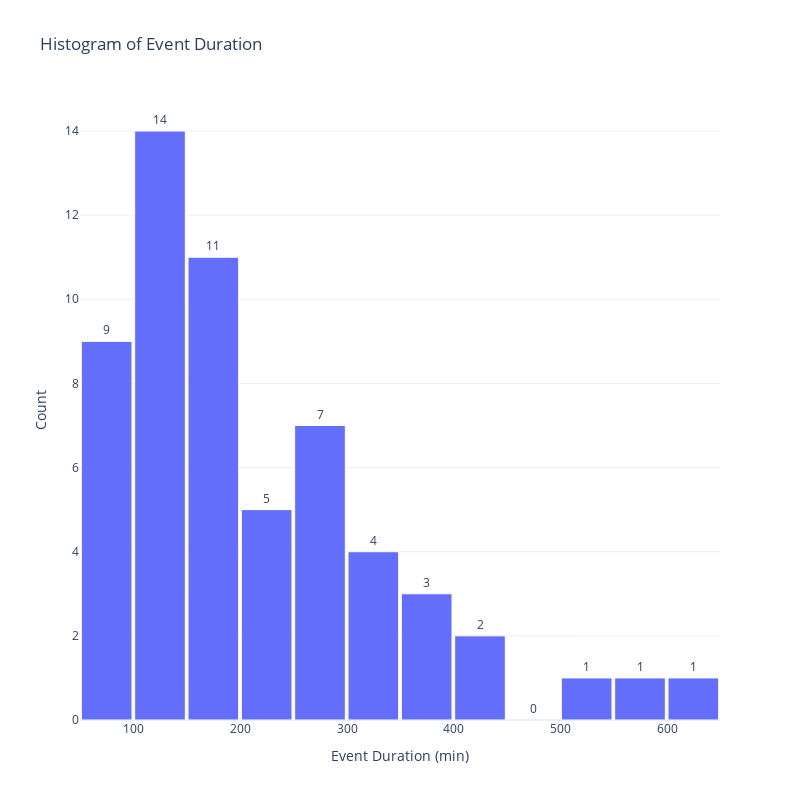

The code cell stored with this chart in its notebook:
### Code cell
# --- Histogram of Event Duration with square layout and value labels ---
fig_event = px.histogram(
    merged_df,
    x='duracion_evento',
    nbins=20,
    labels={'duracion_evento': 'Event Duration (s)'},
    template='plotly_white',
    title='Histogram of Event Duration'
)
fig_event.update_traces(
    marker_line_width=1,
    marker_line_color='white',
    texttemplate='%{y}',
    textposition='outside'
)
fig_event.update_layout(
    bargap=0.05,
    xaxis_title='Event Duration (min)',
    yaxis_title='Count',
    width=800,
    height=800,
    uniformtext_minsize=8,
    uniformtext_mode='hide'
)
fig_event.show()

### Figure 1 — Plotly figure (JSON) as saved in the notebook; plotly's stock layout.template omitted (floating-point values rounded to 4 significant figures)
{"data": [{"alignmentgroup": "True", "bingroup": "x", "hovertemplate": "Event Duration (s)=%{x}<br>count=%{y}<extra></extra>", "legendgroup": "", "marker": {"color": "#636efa", "line": {"color": "white", "width": 1}, "pattern": {"shape": ""}}, "name": "", "nbinsx": 20, "offsetgroup": "", "orientation": "v", "showlegend": false, "textposition": "outside", "texttemplate": "%{y}", "type": "histogram", "x": [300, 580, 100, 90, 190, 360, 130, 170, 110, 90, 120, 60, 70, 280, 190, 610, 120, 110, 80, 230, 190, 110, 190, 240, 350, 170, 110, 430, 150, 110, 250, 50, 110, 250, 160, 210, 150, 200, 430, 190, 130, 70, 130, 260, 280, 50, 50, 160, 310, 510, 300, 280, 340, 220, 100, 380, 250, 110], "xaxis": "x", "yaxis": "y"}], "layout": {"bargap": 0.05, "barmode": "relative", "height": 800, "legend": {"tracegroupgap": 0}, "title": {"text": "Histogram of Event Duration"}, "uniformtext": {"minsize": 8, "mode": "hide"}, "width": 800, "xaxis": {"anchor": "y", "domain": [0, 1], "title": {"text": "Event Duration (min)"}}, "yaxis": {"anchor": "x", "domain": [0, 1], "title": {"text": "Count"}}}}
